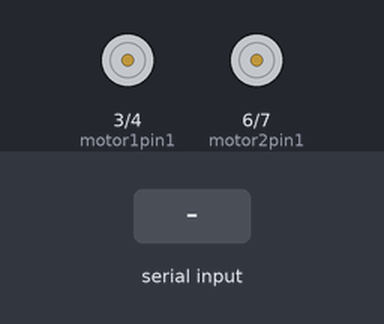
Recording of a sketch running on a simulated Arduino Uno, built with avr-gcc and run on an emulated ATmega328P. On the bench: motor-driver pin pairs drawn as motors (green arrow = first pin HIGH = forward, orange = second pin HIGH = backward, longer = more drive, scaled by the enable pin). The test bench sets the inputs (shaded band).

Above: at 1.2 s.
1.3 s: "F" received over Serial
At 1.9 s:
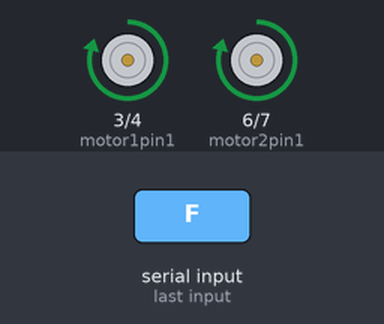
2.8 s: "B" received over Serial
At 4.0 s:
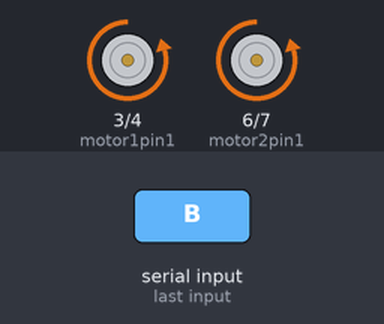
4.3 s: "L" received over Serial
At 5.3 s:
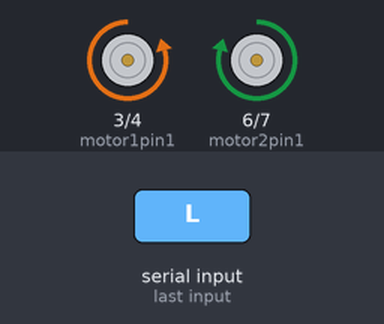
5.8 s: "R" received over Serial
At 6.5 s:
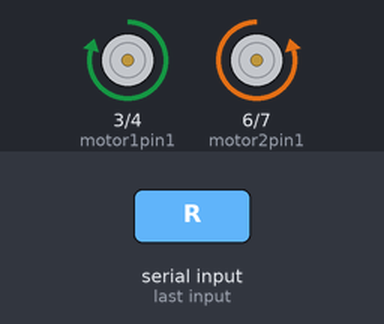
7.3 s: "S" received over Serial
At 7.6 s:
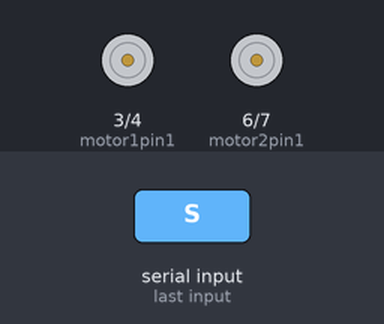
Timing chart, 0 to 9.8 s (numbered marks = the images above; inputs shaded):
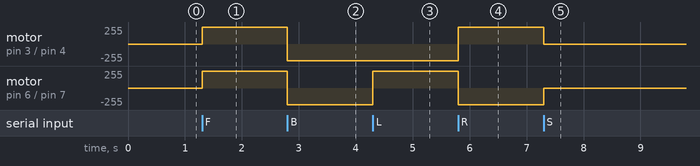

Measured:
- after the input at 1.3 s, motor on pin 3 (motor1pin1) / pin 4 (motor1pin2), motor on pin 6 (motor2pin1) / pin 7 (motor2pin2): stopped → forward 250/255 at once
- after the input at 2.8 s, motor on pin 3 (motor1pin1) / pin 4 (motor1pin2), motor on pin 6 (motor2pin1) / pin 7 (motor2pin2): forward 250/255 → backward 250/255 at once
- after the input at 4.3 s, motor on pin 6 (motor2pin1) / pin 7 (motor2pin2): backward 250/255 → forward 250/255 at once
- after the input at 5.8 s, motor on pin 3 (motor1pin1) / pin 4 (motor1pin2): backward 250/255 → forward 250/255 at once; motor on pin 6 (motor2pin1) / pin 7 (motor2pin2): forward 250/255 → backward 250/255 at once
- after the input at 7.3 s, motor on pin 3 (motor1pin1) / pin 4 (motor1pin2): forward 250/255 → stopped at once; motor on pin 6 (motor2pin1) / pin 7 (motor2pin2): backward 250/255 → stopped at once

The sketch:

turnon.ino
```cpp
int motor1pin1 = 3;
int motor1pin2 = 4;
int enable1 = 9;

int motor2pin1 = 6;
int motor2pin2 = 7;
int enable2 = 5;

void setup() {
  Serial.begin(9600); // CRITICAL: Start serial communication

  pinMode(motor1pin1, OUTPUT);
  pinMode(motor1pin2, OUTPUT);
  pinMode(motor2pin1, OUTPUT);
  pinMode(motor2pin2, OUTPUT);
  pinMode(enable1, OUTPUT);
  pinMode(enable2, OUTPUT);
}

void moveForward(int speed) {
  digitalWrite(motor1pin1, HIGH); digitalWrite(motor1pin2, LOW);
  digitalWrite(motor2pin1, HIGH); digitalWrite(motor2pin2, LOW);
  analogWrite(enable1, speed);    analogWrite(enable2, speed);
}

void moveBackward(int speed) {
  digitalWrite(motor1pin1, LOW);  digitalWrite(motor1pin2, HIGH);
  digitalWrite(motor2pin1, LOW);  digitalWrite(motor2pin2, HIGH);
  analogWrite(enable1, speed);    analogWrite(enable2, speed);
}

void turnLeft(int speed) {
  // Motor 1 Back, Motor 2 Forward
  digitalWrite(motor1pin1, LOW);  digitalWrite(motor1pin2, HIGH);
  digitalWrite(motor2pin1, HIGH); digitalWrite(motor2pin2, LOW);
  analogWrite(enable1, speed);    analogWrite(enable2, speed);
}

void turnRight(int speed) {
  // Motor 1 Forward, Motor 2 Back
  digitalWrite(motor1pin1, HIGH); digitalWrite(motor1pin2, LOW);
  digitalWrite(motor2pin1, LOW);  digitalWrite(motor2pin2, HIGH);
  analogWrite(enable1, speed);    analogWrite(enable2, speed);
}

void stopMotors() {
  analogWrite(enable1, 0);
  analogWrite(enable2, 0);
}

void loop() {
  if(Serial.available() > 0){
    char command = Serial.read();
    if(command == 'F') moveForward(250);
    else if(command == 'B') moveBackward(250);
    else if(command == 'L') turnLeft(250);
    else if(command == 'R') turnRight(250);
    else if(command == 'S') stopMotors(); // Added stop command
  }
}
```
